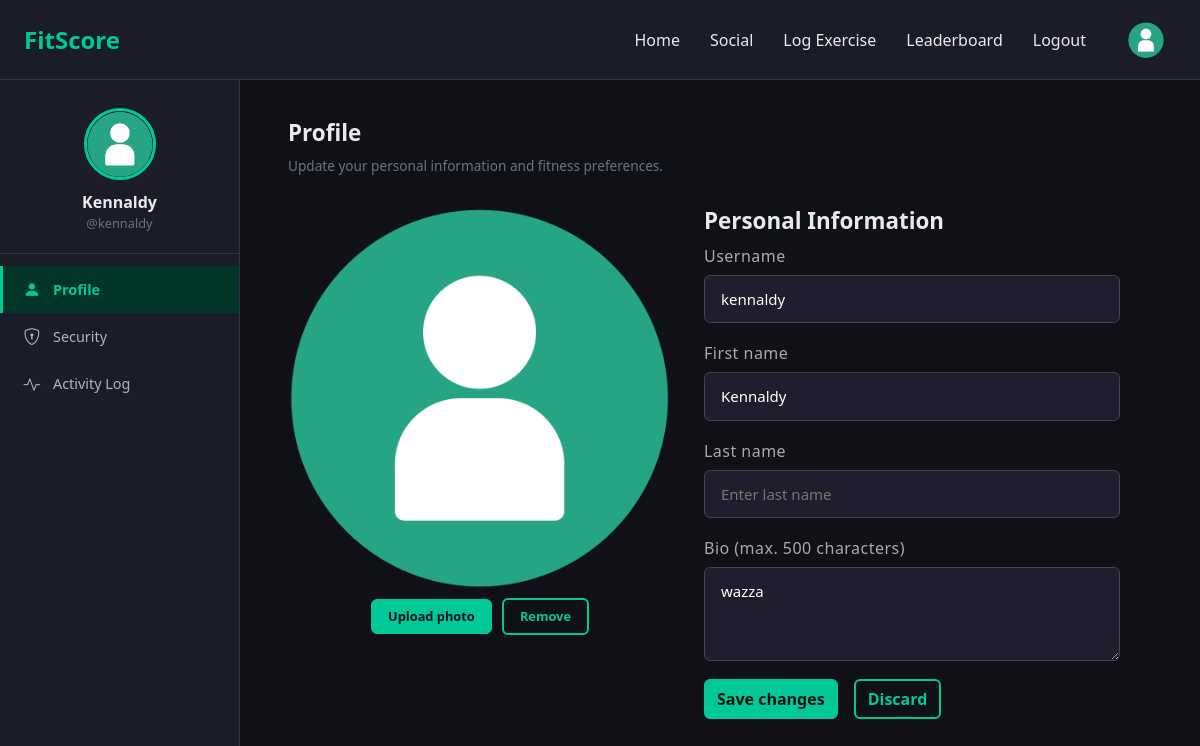
/profile (signed in), run on the app's committed database.
### models.py (models this page shows, shortened)
class User(UserMixin, db.Model):
    __tablename__ = 'Users'
    user_id = db.Column(db.Integer, primary_key=True, autoincrement=True)
    firstname = db.Column(db.String(50), nullable=True)
    lastname = db.Column(db.String(50), nullable=True)
    bio = db.Column(db.String(500), nullable=True)
    username = db.Column(db.String(50), nullable=False)
    password = db.Column(db.String(256), nullable=False)
    email = db.Column(db.String(50), nullable=False)
    created_at = db.Column(db.DateTime, default=datetime.utcnow)
    updated_at = db.Column(db.DateTime, default=datetime.utcnow, onupdate=datetime.utcnow)
    logs = db.relationship('Log', backref='user', lazy=True)

### app.py (the view, shortened to what this page needs)
@app.route('/profile', methods=['GET', 'POST'])
@login_required
def profile():
    activity_logs = Log.query.filter_by(
        user_id=current_user.user_id
    ).order_by(Log.completed_on.desc()).all()
    activity_logs = [log for log in activity_logs if log.exercise is not None]
    activity_scores = {
        log.log_id: z_to_percentile(log.standardised_score)
        for log in activity_logs
        if log.standardised_score is not None
    }
    activity_types = sorted({
        log.exercise.exercise_type
        for log in activity_logs
    })
    return render_template(
        'profile.html',
        activity_logs=activity_logs,
        activity_scores=activity_scores,
        activity_types=activity_types
    )

### app.py (called while the page is built)
@login_manager.user_loader
def load_user(user_id):
    return User.query.get(int(user_id))

def z_to_percentile(z):
    return round(0.5 * (1 + math.erf(z / math.sqrt(2))) * 100)

### templates/profile.html (shortened to what this page needs)
{% extends "base.html" %}
{% block extra_css %}
    <link rel="stylesheet" href="{{ url_for('static', filename='profile-styles.css') }}">
{% endblock %}
{% block content %}
{% set active_section = request.args.get('section', 'details') %}
    <div class="split-layout">
    <aside class="left-panel">
        <div class="profile-summary">
            <img src="{{ url_for('static', filename='images/generic_profile_pic.png') }}" alt="Avatar" id="sidebar-avatar">
            <div class="name">
                {% if current_user.firstname or current_user.lastname %}
                    {{ current_user.firstname or '' }} {{ current_user.lastname or '' }}
                {% else %}
                    {{ current_user.username }}
                {% endif %}
            </div>
            <div class="handle">@{{ current_user.username }}</div>
        </div>
        <ul class="panel-nav">
            <li><a href="#" class="{% if active_section == 'details' %}active{% endif %}" data-section="details">
                <i class="bi bi-person-fill"></i> Profile
            </a></li>
            <li><a href="#" class="{% if active_section == 'security' %}active{% endif %}" data-section="security">
                <i class="bi bi-shield-lock"></i> Security
            </a></li>
            <li><a href="#" class="{% if active_section == 'activity' %}active{% endif %}" data-section="activity">
                <i class="bi bi-activity"></i> Activity Log
            </a></li>
        </ul>
    </aside>
    <main class="right-panel">
        <div class="section {% if active_section == 'details' %}active{% endif %}" id="section-details">
            <div class="section-title">Profile</div>
            <div class="section-subtitle">Update your personal information and fitness preferences.</div>
            <div style="display: flex; gap: 32px; align-items: flex-start; margin-bottom: 8px;">
                <div style="display: flex; flex-direction: column; align-items: center; gap: 10px; flex-shrink: 0;">
                    <img src="{{ url_for('static', filename='images/generic_profile_pic.png') }}" alt="Avatar" style="width: 384px; height: 384px;">
                    <div class="avatar-actions">
                        <button class="btn btn-primary" style="font-size: 0.8rem; padding: 7px 16px">
                        Upload photo
                        </button>
                        <button class="btn btn-secondary" style="font-size: 0.8rem; padding: 7px 16px; margin-left: 6px">
                            Remove</button>
                    </div>
                </div>
                <div style="flex: 1; min-width: 0;">
                <div class="section-title">Personal Information</div>
                <form method="post" action="{{ url_for('profile') }}">
                    <div class="form-group">
                        <label for="username">Username</label>
                        <input type="text" id="username" name="username" value="{{ current_user.username }}" maxlength="50" required>
                    </div>
                    <div class="form-group">
                        <label for="firstname">First name</label>
                        <input type="text" id="firstname" name="firstname" value="{{ current_user.firstname or '' }}" placeholder="Enter first name" maxlength="50">
                    </div>
                    <div class="form-group">
                        <label for="lastname">Last name</label>
                        <input type="text" id="lastname" name="lastname" value="{{ current_user.lastname or '' }}" placeholder="Enter last name" maxlength="50">
                    </div>
                    <div class="form-group">
                        <label for="bio">Bio (max. 500 characters)</label>
                        <textarea class="profile-bio" id="bio" name="bio" rows="3" maxlength="500" placeholder="Tell others about your fitness journey... (500 character limit)">{{ current_user.bio or '' }}</textarea>
                    </div>
                    <div class="d-flex gap-3 mt-2">
                        <button type="submit" class="btn btn-primary">Save changes</button>
                        <button type="reset" class="btn btn-secondary">Discard</button>
                    </div>
                </form>
                </div>
            </div>
        </div>
    </main>
</div>
{% endblock %}

### static/styles.css (style rules this page uses)
body { min-height: 100vh; background-color: #0f1117; color: #e8eaf0; }
.btn-primary { background-color: #00c896; border-color: #00c896; color: #0f1117; font-weight: 600; }
.btn-secondary { background-color: transparent; border: 2px solid #00c896; color: #00c896; font-weight: 600; }
.form-group { display: flex; flex-direction: column; margin-bottom: 18px; }
.form-group label { font-size: 1rem; font-weight: 400; color: #aaa; margin-bottom: 7px; letter-spacing: 0.03em; }
input[type="text"], input[type="number"], input[type="email"], input[type="password"], .profile-bio { padding: 12px 16px; background: #1e1e2e; border: 1px solid #444; border-radius: 6px; color: white; font-size: 15px; width: 100%; }
.section-title { font-size: 1.25rem; font-weight: 700; margin-bottom: 1.5rem; color: #e8eaf0; display: flex; align-items: center; gap: 10px; }

### static/profile-styles.css (style rules this page uses)
.right-panel .section-title { font-size: 1.4rem; font-weight: 700; margin-bottom: 6px; color: #e8eaf0; display: block; gap: unset; }
.split-layout { display: flex; height: calc(100vh - 80px); overflow: hidden; }
.left-panel { width: 240px; background-color: #1a1d27; border-right: 1px solid #2e3250; display: flex; flex-direction: column; overflow-y: auto; }
.profile-summary { padding: 28px 20px 20px; text-align: center; border-bottom: 1px solid #2e3250; }
.profile-summary img { width: 72px; height: 72px; border-radius: 50%; object-fit: cover; border: 3px solid #00c896; margin-bottom: 10px; }
.profile-summary .name { font-weight: 700; font-size: 1rem; }
.profile-summary .handle { font-size: 0.8rem; color: #6b7280; }
.panel-nav { list-style: none; padding: 12px 0; margin: 0; flex: 1; }
.panel-nav li a { display: flex; align-items: center; gap: 12px; padding: 11px 20px; color: #b0b3c1; text-decoration: none; font-size: 0.9rem; border-left: 3px solid transparent; transition: background 0.15s, color 0.15s; }
.panel-nav li a.active { background-color: #003528; color: #00c896; border-left-color: #00c896; font-weight: 600; }
.panel-nav li a i { font-size: 1.05rem; width: 18px; text-align: center; }
.right-panel { flex: 1; overflow-y: auto; padding: 36px 48px; }
.section { display: none; }
.section.active { display: block; }
.section-subtitle { font-size: 0.85rem; color: #6b7280; margin-bottom: 28px; }

### data on the page
User: firstname "Kennaldy", username "kennaldy", bio "wazza"
